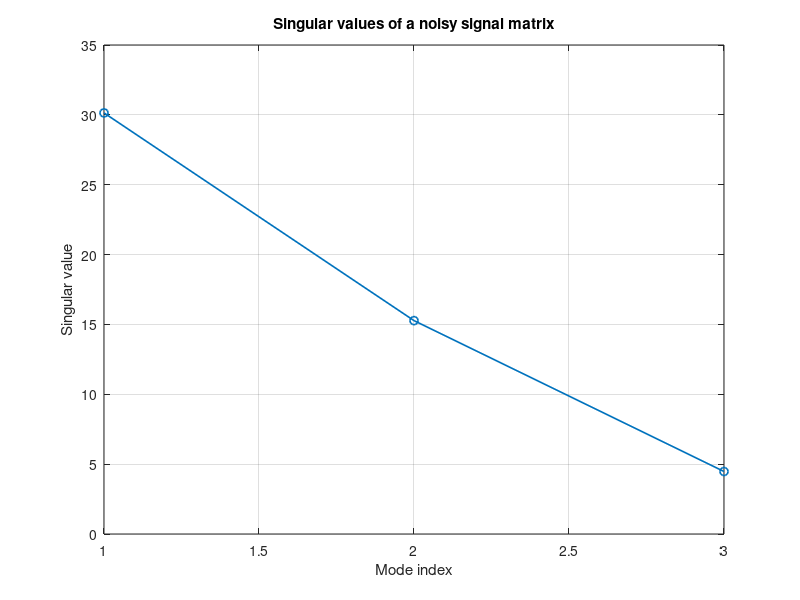

Source code (MATLAB): (Note: this script raises an error after producing the figure.)
%% Ch07 矩阵计算、线性方程、特征值与 SVD
% 本章目标 / Learning objectives
%
% 1. 理解 MATLAB 中矩阵计算为什么是科研代码的核心。
% 2. 会用 A\b 求解线性方程，而不是显式求逆。
% 3. 会计算特征值、特征向量和奇异值分解。
% 4. 初步理解有限差分矩阵在计算物理中的作用。
%
% Key terms:
% matrix, linear system, backslash operator, eigenvalue, eigenvector,
% singular value decomposition, sparse matrix, finite difference

clear; clc; close all;
if exist("startup_learning", "file") == 2
    learningRoot = startup_learning();
else
    learningRoot = fileparts(fileparts(mfilename("fullpath")));
    addpath(learningRoot);
    addpath(fullfile(learningRoot, "functions"));
end

%% 1. 矩阵和向量
% 在 MATLAB 中，大多数数据天然是数组或矩阵。
% 聚变数据中的剖面、时间序列、R-Z 网格、诊断通道矩阵都可以用矩阵表达。

A = [3 1; 1 2];
b = [5; 5];

x = A \ b;
disp("Solution of A*x=b:");
disp(x);

assert(norm(A*x - b) < 1e-12);

%% 1.1 先读尺寸，再读线性方程的物理意义
% `A*x=b` 中，A 的每一行代表一个方程，每一列代表一个未知量；b 的元素数必须等于
% 方程数，x 的元素数等于未知量数。本例是 2 个方程、2 个未知量，所以 A 为 2x2，
% b 和 x 都是 2x1。
%
% 在真实计算中，A 可能来自离散方程、响应矩阵或最小二乘模型。矩阵元素和未知量
% 往往带单位，因此“尺寸正确”只是第一步，量纲也必须让每一行方程成立。
%
% 求得 x 后不要只看数值，要计算残差 `r=A*x-b`。残差接近 0 表示数值上满足这组
% 方程，但不自动证明模型、数据或边界条件正确。

linearResidual = A*x - b;
fprintf("A is %d x %d and residual norm is %.3e.\n", ...
    size(A, 1), size(A, 2), norm(linearResidual));

%% 2. 不推荐显式求逆
% 初学时常写 inv(A)*b，但数值计算中更推荐 A\b。

x_backslash = A \ b;
x_inverse = inv(A) * b;

fprintf("Difference between two solutions: %.3e\n", norm(x_backslash - x_inverse));
%
% English sentence:
% The backslash operator is preferred for solving linear systems.

%% 2.1 反斜杠不是“除法的另一种写法”
% `A\b` 是线性系统求解运算。MATLAB 会根据 A 的形状和结构选择合适算法，例如
% 方阵求解、三角系统或最小二乘。它通常比先算 inv(A) 再乘 b 更快、更稳定，也
% 避免显式构造一个本来不需要的逆矩阵。
%
% 当 A 不是方阵时，`A\b` 往往给出最小二乘意义下的解；当方程欠定、矩阵秩不足
% 或病态时，解的解释会更复杂。此时应检查 `rank(A)`、`cond(A)`、残差和问题本身
% 是否有足够独立信息。

overdeterminedA = [1 0; 1 1; 1 2];
overdeterminedB = [1.0; 2.1; 2.9];
leastSquaresX = overdeterminedA \ overdeterminedB;
leastSquaresResidual = overdeterminedA*leastSquaresX - overdeterminedB;
fprintf("Least-squares residual norm = %.3e.\n", ...
    norm(leastSquaresResidual));

%% 3. 特征值和特征向量
% 特征值问题 A*v = lambda*v 常用于模态、稳定性和振荡问题。

[V, D] = eig(A);
eigenvalues = diag(D);

disp("Eigenvalues:");
disp(eigenvalues);

firstResidual = norm(A*V(:,1) - eigenvalues(1)*V(:,1));
assert(firstResidual < 1e-12);

%% 3.1 特征值描述某些方向被矩阵怎样缩放
% 若非零向量 v 满足 A*v=lambda*v，矩阵作用后方向不变，只被 lambda 缩放，这个 v
% 是特征向量。动力系统线性化后，特征值实部常与增长/衰减有关，虚部常与振荡频率
% 有关；具体解释仍取决于方程形式和单位。
%
% eig 返回的顺序通常不应被当作固定规则。参数扫描中若要跟踪同一个模态，不能简单
% 假设“第 1 个特征值永远是同一模态”，还要比较数值邻近性或特征向量相似度。
% 特征向量的长度和正负号/复相位也不是唯一的，验证时应检查方程残差。

allEigenResiduals = vecnorm(A*V - V*D);
fprintf("Largest eigenpair residual = %.3e.\n", max(allEigenResiduals));

%% 4. SVD 入门
% SVD 可以用于降噪、数据压缩和模态分析。

t = linspace(0, 1, 200).';
modes = [sin(2*pi*t), cos(2*pi*t), sin(4*pi*t)];
weights = [3 1.5 0.4];
signalMatrix = modes * diag(weights);

rng(3);
noisyMatrix = signalMatrix + 0.15*randn(size(signalMatrix));
[U, S, Vsvd] = svd(noisyMatrix, "econ");
singularValues = diag(S);

figure("Color", "w");
plot(singularValues, "o-", "LineWidth", 1.2);
xlabel("Mode index");
ylabel("Singular value");
title("Singular values of a noisy signal matrix");
grid on;
fusionlearn.plot.applyResearchStyle(gca);

%% 4.1 SVD 把数据拆成“模式、强度和系数”
% 对 m x n 矩阵 X，经济型 SVD 写成 X=U*S*V'。U 的列可看成左侧模式，S 对角线
% 是从大到小排列的奇异值，V 描述这些模式在另一维度上的组合。
%
% 截断到前 k 个奇异值可得到秩 k 近似。若少数奇异值明显占主导，数据可能包含
% 低维结构；但把小奇异值全部当作噪声并不总正确，弱物理信号也可能位于较小模式中。
%
% 常用能量占比是奇异值平方的累计比例。选择 k 时同时看占比、重建误差、残差结构
% 和物理解释。

kKeep = 2;
rankKApproximation = U(:, 1:kKeep) * S(1:kKeep, 1:kKeep) ...
    * Vsvd(:, 1:kKeep)';
capturedFraction = sum(singularValues(1:kKeep).^2) ...
    / sum(singularValues.^2);
relativeReconstructionError = norm(noisyMatrix-rankKApproximation, "fro") ...
    / norm(noisyMatrix, "fro");
fprintf("First %d modes capture %.2f%%; relative error %.3f.\n", ...
    kKeep, 100*capturedFraction, relativeReconstructionError);

%% 5. 有限差分矩阵
% 二阶导数 d2u/dx2 可以写成矩阵乘法 D2*u。
% 这种思想会在 PDE 和输运模型中反复出现。

n = 101;
xgrid = linspace(0, 1, n).';
dx = xgrid(2) - xgrid(1);

D2 = fusionlearn.math.makeSecondDerivativeMatrix(n, dx, "interior");
y = sin(pi*xgrid);
d2y_numeric = D2 * y;
d2y_exact = -pi^2 * sin(pi*xgrid);

interior = 2:n-1;
maxError = max(abs(d2y_numeric(interior) - d2y_exact(interior)));
fprintf("Second derivative max interior error: %.3e\n", maxError);

figure("Color", "w");
plot(xgrid, d2y_exact, "k-", "LineWidth", 1.2);
hold on;
plot(xgrid, d2y_numeric, "r--", "LineWidth", 1.1);
xlabel("x");
ylabel("d^2y/dx^2");
title("Second derivative using a matrix operator");
legend("Exact", "Finite difference");
grid on;
fusionlearn.plot.applyResearchStyle(gca);

assert(maxError < 1e-2);

%% 5.1 差分矩阵的内部行和边界行含义不同
% 对均匀网格，内部点二阶差分使用 `[1 -2 1]/dx^2`，所以 D2 的一行只连接当前点
% 及左右邻点。把所有内部点公式叠起来，就得到矩阵乘法 D2*y。
%
% 边界点没有完整的左右邻居，必须根据边界条件另行处理。本例函数的 "interior"
% 模式重点演示内部算子，因此误差只在 `2:n-1` 检查。真实 PDE 程序不能把边界行
% 当作无关细节；它们决定了方程问题是否闭合以及解的物理行为。
%
% 网格缩小一半时，二阶中心差分的内部截断误差理论上约缩小到四分之一。通过多组
% 网格验证这个趋势，叫网格收敛检查。

%% 6. 稀疏矩阵
% PDE 离散后经常得到很大的矩阵，但很多元素是 0。
% sparse matrix 可以节省内存和计算时间。

fprintf("D2 is sparse: %d\n", issparse(D2));
fprintf("Number of nonzero entries: %d\n", nnz(D2));

figure("Color", "w");
spy(D2);
title("Sparsity pattern of D2");

%% 6.1 稀疏矩阵只存“非零结构和值”
% 普通 n x n double 矩阵即使大部分为 0，也要为 n^2 个元素分配空间。sparse 主要
% 保存非零值及其位置。局部有限差分每个网格点只连接少量邻居，因此非零数通常随 n
% 线性增长，而不是随 n^2 增长。
%
% `nnz` 统计非零元素，`spy` 显示非零位置。稀疏并不保证所有运算都快；若中途把它
% 转成 full，或执行会产生大量填充的操作，内存仍可能迅速增加。

fullBytesEstimate = numel(D2) * 8;
fprintf("A full double D2 would need about %.1f KiB before overhead.\n", ...
    fullBytesEstimate/1024);

%% 7. 常见错误 / Common mistakes
%
% 错误 1：用 inv(A)*b 解线性方程。
% 改进：用 A\b。
%
% 错误 2：把元素乘法和矩阵乘法混用。
% A*B 是矩阵乘法，A.*B 是对应元素相乘。
%
% 错误 3：没有检查矩阵条件数。
% 条件数很大时，小误差可能被放大。

conditionNumber = cond(A);
fprintf("Condition number of A: %.3f\n", conditionNumber);

%% 8. 练习
%
% 练习 1：构造矩阵 A2 = [4 1; 2 3] 和 b2 = [1; 2]，求解 A2*x=b2。
% 练习 2：检查残差 norm(A2*x-b2) 是否小于 1e-12。
% 练习 3：计算 A2 的特征值。
% 练习 4：构造一个 5x5 随机矩阵，计算 SVD。
% 练习 5：生成 n=51 的二阶导数矩阵，查看 nnz。
% 练习 6：用 spy 观察矩阵非零元素位置。
% 练习 7：解释为什么 PDE 离散矩阵常适合用 sparse。

%% 9. 参考答案

A2 = [4 1; 2 3];
b2 = [1; 2];
x2 = A2 \ b2;
assert(norm(A2*x2 - b2) < 1e-12);

eigA2 = eig(A2);
disp(eigA2);

rng(9);
M = randn(5, 5);
[U2, S2, V2] = svd(M);
assert(norm(U2*S2*V2' - M) < 1e-12);

n2 = 51;
x2grid = linspace(0, 1, n2).';
dx2 = x2grid(2) - x2grid(1);
D2_small = fusionlearn.math.makeSecondDerivativeMatrix(n2, dx2, "interior");
fprintf("Small D2 nonzero entries: %d\n", nnz(D2_small));
assert(issparse(D2_small));

figure("Color", "w");
spy(D2_small);
title("Small second-derivative matrix");

%% 10. 小测验 / Mini quiz
%
% 选择题 1：解 A*x=b 推荐使用：
% A. A\b
% B. inv(A)*b 作为默认做法
% C. plot(A,b)
% 答案：A
%
% 选择题 2：查看矩阵非零结构常用：
% A. spy
% B. xlabel
% C. readtable
% 答案：A
%
% 选择题 3：特征值函数是：
% A. eig
% B. fft
% C. mkdir
% 答案：A
%
% 选择题 4：SVD 在 MATLAB 中常用：
% A. svd
% B. ode45
% C. contourf
% 答案：A
%
% 选择题 5：PDE 离散矩阵常常：
% A. 大而稀疏
% B. 只能是 2x2
% C. 不能存储
% 答案：A

%% 11. 错题案例 / Debug the mistake
%
% 错题 1：误把向量逐元素平方写成矩阵平方。

v = (1:5).';
v_squared = v.^2;
assert(isequal(v_squared, [1; 4; 9; 16; 25]));
%
% 错题 2：不看残差就相信结果。

candidate = A \ b;
residual = norm(A*candidate - b);
assert(residual < 1e-12);

%% 12. 本章检查表
%
% [ ] 我能用 A\b 解线性方程。
% [ ] 我知道为什么不默认使用 inv(A)*b。
% [ ] 我能计算特征值和 SVD。
% [ ] 我能构造一个二阶导数矩阵。
% [ ] 我知道 sparse 矩阵为什么重要。
